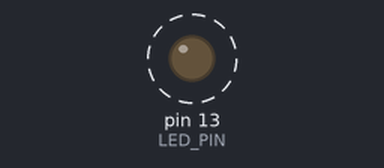
Bench run of a sketch on a simulated Arduino Uno, built with avr-gcc and run on an emulated ATmega328P. On the bench: output pins drawn as LEDs (lit = HIGH). Dashed ring = blinking.

Above: at 0.7 s.
Timing chart, 0 to 3.0 s (numbered marks = the images above):
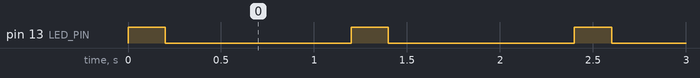

Measured:
- by itself, pin 13 (LED_PIN): alternates HIGH for 0.20 s and LOW for 1.0 s

The sketch:

high200low1000.ino
```cpp
#define LED_PIN 13

void setup()
{
  pinMode(LED_PIN, OUTPUT);
}

void loop() {
  // put your main code here, to run repeatedly:
  digitalWrite(LED_PIN, HIGH);
  delay(200);
  digitalWrite(LED_PIN, LOW);
  delay(1000);
}
```
